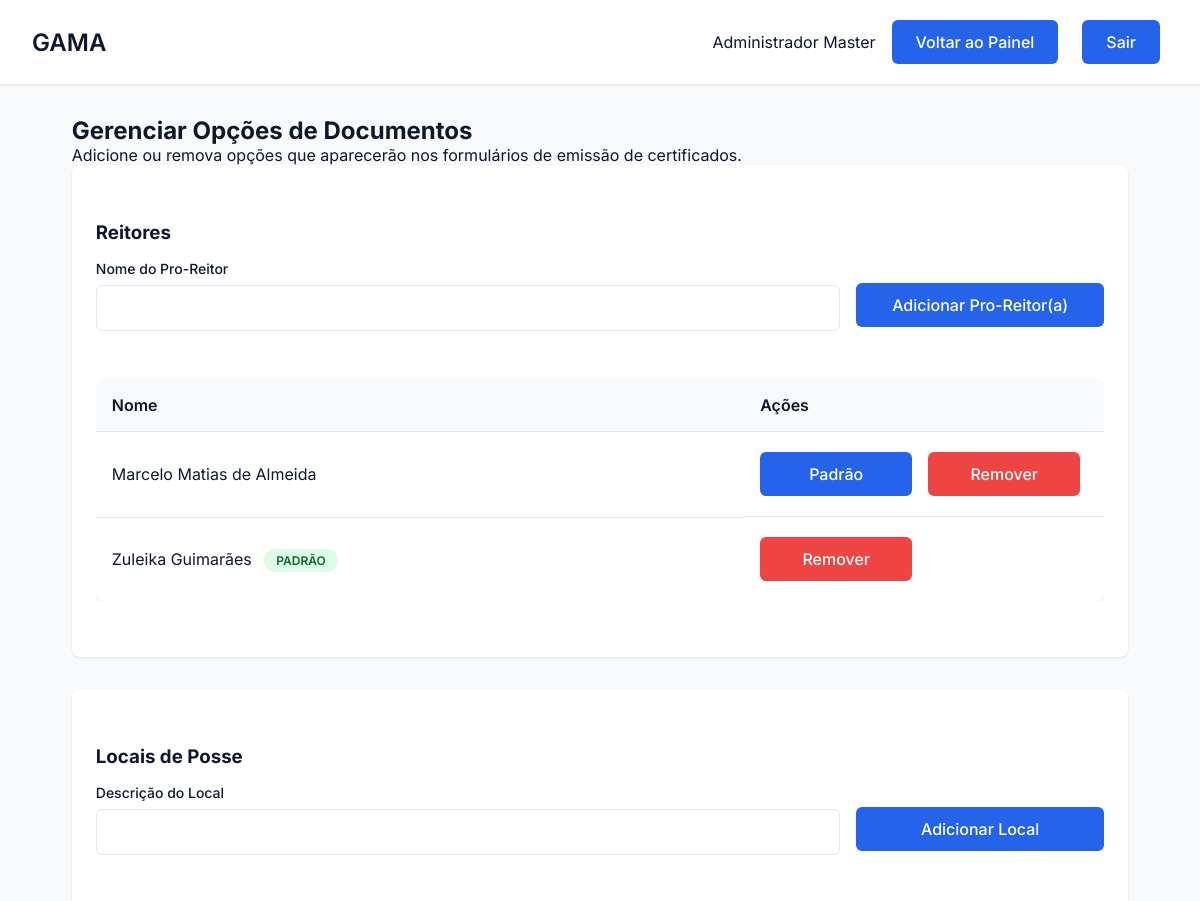
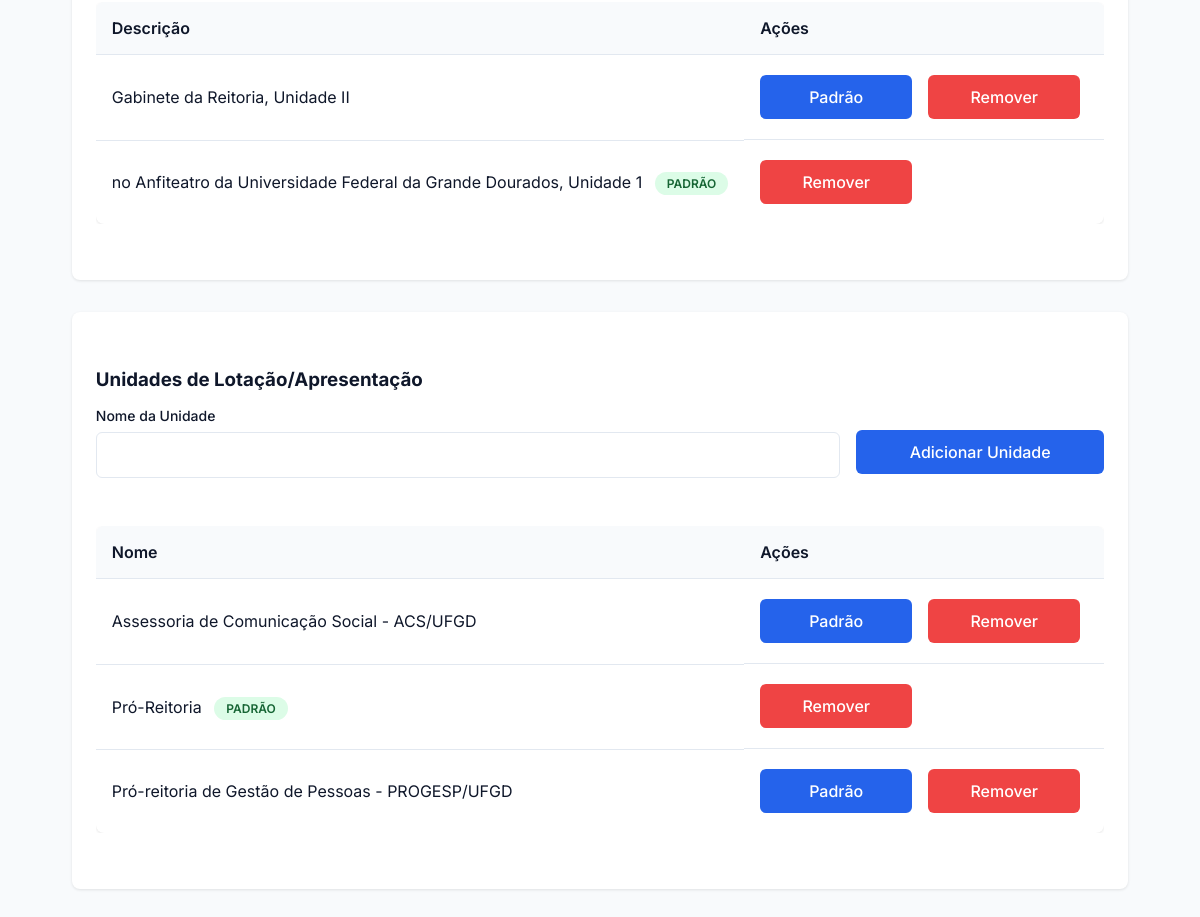
Screenshot of /config/gerenciar_opcoes (signed in) with the database file from the repository (2 pictures, top to bottom).
### tables this page shows
CREATE TABLE Opcao (
        id_opcao INTEGER PRIMARY KEY AUTOINCREMENT,
        tipo_opcao TEXT NOT NULL, -- Ex: 'reitor', 'local', 'unidade'
        valor_opcao TEXT NOT NULL UNIQUE, -- Ex: 'Marcelo Matias de Almeida'
        
        -- ======================================================
        -- ALTERAÇÃO AQUI: Coluna 'is_default' adicionada
        -- ======================================================
        is_default BOOLEAN NOT NULL DEFAULT 0
    );

### gama/routes/config_routes.py (the view, shortened to what this page needs)
@config_bp.route('/gerenciar_opcoes', methods=['GET', 'POST'])
def gerenciar_opcoes():
    if 'usuario_id' not in session or session.get('tipo') != 'administrador':
        flash('Acesso negado.', 'error')
        return redirect(url_for('auth.login'))
    try:
        opcoes_reitor = Opcao.get_por_tipo('reitor')
        opcoes_local = Opcao.get_por_tipo('local')
        opcoes_unidade = Opcao.get_por_tipo('unidade') # <-- ADICIONADO
    except Exception as e:
        flash(f'Erro ao carregar opções: {e}', 'error')
        opcoes_reitor = []
        opcoes_local = []
        opcoes_unidade = [] # <-- ADICIONADO
    return render_template(
        'config_opcoes.html',
        nome=session.get('nome'),
        opcoes_reitor=opcoes_reitor,
        opcoes_local=opcoes_local,
        opcoes_unidade=opcoes_unidade # <-- ADICIONADO
    )

### app.py (called while the page is built)
@app.before_request
def make_session_permanent():
    session.permanent = True

### gama/database/database.py (called while the page is built)
def conectar():
    diretorio_db = "gama/database"
    if not os.path.exists(diretorio_db):
        os.makedirs(diretorio_db)
    return sqlite3.connect(f"{diretorio_db}/editais.db")

### gama/models/configuracao.py (called while the page is built)
    @staticmethod
    def get_por_tipo(tipo_opcao):
        conn = conectar()
        conn.row_factory = sqlite3.Row # Retorna como dicionário
        cursor = conn.cursor()
        try:
            cursor.execute("SELECT * FROM Opcao WHERE tipo_opcao = ? ORDER BY valor_opcao", (tipo_opcao,))
            return [dict(row) for row in cursor.fetchall()]
        except sqlite3.Error as e:
            print(f"Erro ao buscar opções: {e}")
            return []
        finally:
            conn.close()

### gama/templates/config_opcoes.html (shortened to what this page needs)
<!DOCTYPE html>
<html lang="pt-BR">
<head>
    <link rel="stylesheet" href="{{ url_for('static', filename='css/estilo.css') }}">
    <link rel="stylesheet" href="{{ url_for('static', filename='css/usuarios.css') }}">
    <link rel="stylesheet" href="{{ url_for('static', filename='css/dashboard.css') }}">
    <link rel="stylesheet" href="https://cdnjs.cloudflare.com/ajax/libs/font-awesome/6.5.0/css/all.min.css">
</head>
<body>
    <div class="dashboard">
        <header class="dashboard-header">
            <nav class="dashboard-nav container">
                <h1 class="dashboard-title">GAMA</h1>
                <div class="dashboard-user">
                    <span>{{ session.get('nome') }}</span>
                    <a href="{{ url_for('admin.painel_admin') }}" class="btn btn-primary">Voltar ao Painel</a>
                    <a href="{{ url_for('auth.logout') }}" class="btn btn-primary">Sair</a>
                </div>
            </nav>
        </header>
        <main class="dashboard-content container">
            <h2>Gerenciar Opções de Documentos</h2>
            <p class="config-subtitle">Adicione ou remova opções que aparecerão nos formulários de emissão de certificados.</p>
            <div class="form-container">
                <h3 class="titulo">Reitores</h3>
                <form action="{{ url_for('config.gerenciar_opcoes') }}" method="POST">
                    <div class="form-row">
                        <div class="form-group" style="flex-grow: 3;">
                            <label for="valor_reitor" class="form-label">Nome do Pro-Reitor</label>
                            <input type="text" id="valor_reitor" name="valor_opcao" class="form-input" required>
                        </div>
                        <div class="form-group" style="flex-grow: 1; align-self: flex-end;">
                            <button type="submit" class="btn btn-primary" style="width: 100%;">Adicionar Pro-Reitor(a)</button>
                        </div>
                    </div>
                </form>
                <div class="tabela-container" style="margin-top: 1.5rem;">
                    <table class="table">
                        <thead>
                            <tr>
                                <th>Nome</th>
                                <th style="width: 30%;">Ações</th>
                            </tr>
                        </thead>
                        <tbody>
                            {% for reitor in opcoes_reitor %}
                            <tr>
                                <td>
                                    {{ reitor.valor_opcao }}
                                    {% if reitor.is_default %}
                                        <span class="badge badge-success">Padrão</span>
                                    {% endif %}
                                </td>
                                <td class="acoes">
                                    {% if not reitor.is_default %}
                                        <form action="{{ url_for('config.set_default', id_opcao=reitor.id_opcao) }}" method="POST" style="display:inline;">
                                            <button type="submit" class="btn btn-secundario btn-action">
                                                Padrão
                                            </button>
                                        </form>
                                    {% endif %}
                                    <form action="{{ url_for('config.remover_opcao', id_opcao=reitor.id_opcao) }}" method="POST" onsubmit="return confirm('Tem certeza?');" style="display:inline;">
                                        <button type="submit" class="btn btn-perigo btn-action">Remover</button>
                                    </form>
                                </td>
                            </tr>
                            {% else %}
                            <tr>
                                <td colspan="2">Nenhum pro-reitor cadastrado.</td>
                            </tr>
                            {% endfor %}
                        </tbody>
                    </table>
                </div>
            </div>
            <div class="form-container">
                <h3 class="titulo">Locais de Posse</h3>
                <form action="{{ url_for('config.gerenciar_opcoes') }}" method="POST">
                    <div class="form-row">
                        <div class="form-group" style="flex-grow: 3;">
                            <label for="valor_local" class="form-label">Descrição do Local</label>
                            <input type="text" id="valor_local" name="valor_opcao" class="form-input" required>
                        </div>
                        <div class="form-group" style="flex-grow: 1; align-self: flex-end;">
                            <button type="submit" class="btn btn-primary" style="width: 100%;">Adicionar Local</button>
                        </div>
                    </div>
                </form>
                <div class="tabela-container" style="margin-top: 1.5rem;">
                    <table class="table">
                        <thead>
                            <tr>
                                <th>Descrição</th>
                                <th style="width: 30%;">Ações</th>
                            </tr>
                        </thead>
                        <tbody>
                            {% for local in opcoes_local %}
                            <tr>
                                <td>
                                    {{ local.valor_opcao }}
                                    {% if local.is_default %}
                                        <span class="badge badge-success">Padrão</span>
                                    {% endif %}
                                </td>
                                <td class="acoes">
                                    {% if not local.is_default %}
                                        <form action="{{ url_for('config.set_default', id_opcao=local.id_opcao) }}" method="POST" style="display:inline;">
                                            <button type="submit" class="btn btn-secundario btn-action">
                                                Padrão
                                            </button>
                                        </form>
                                    {% endif %}
                                    <form action="{{ url_for('config.remover_opcao', id_opcao=local.id_opcao) }}" method="POST" onsubmit="return confirm('Tem certeza?');" style="display:inline;">
                                        <button type="submit" class="btn btn-perigo btn-action">Remover</button>
                                    </form>
                                </td>
                            </tr>
                            {% else %}
                            <tr>
                                <td colspan="2">Nenhum local cadastrado.</td>
                            </tr>
                            {% endfor %}
                        </tbody>
                    </table>
                </div>
            </div>
            <div class="form-container">
                <h3 class="titulo">Unidades de Lotação/Apresentação</h3>
                <form action="{{ url_for('config.gerenciar_opcoes') }}" method="POST">
                    <div class="form-row">
                        <div class="form-group" style="flex-grow: 3;">
                            <label for="valor_unidade" class="form-label">Nome da Unidade</label>
                            <input type="text" id="valor_unidade" name="valor_opcao" class="form-input" required>
                        </div>
                        <div class="form-group" style="flex-grow: 1; align-self: flex-end;">
                            <button type="submit" class="btn btn-primary" style="width: 100%;">Adicionar Unidade</button>
                        </div>
                    </div>
                </form>
                <div class="tabela-container" style="margin-top: 1.5rem;">
                    <table class="table">
                        <thead>
                            <tr>
                                <th>Nome</th>
                                <th style="width: 30%;">Ações</th>
                            </tr>
                        </thead>
                        <tbody>
                            {% for unidade in opcoes_unidade %}
                            <tr>
                                <td>
                                    {{ unidade.valor_opcao }}
                                    {% if unidade.is_default %}
                                        <span class="badge badge-success">Padrão</span>
                                    {% endif %}
                                </td>
                                <td class="acoes">
                                    {% if not unidade.is_default %}
                                        <form action="{{ url_for('config.set_default', id_opcao=unidade.id_opcao) }}" method="POST" style="display:inline;">
                                            <button type="submit" class="btn btn-secundario btn-action">
                                                Padrão
                                            </button>
                                        </form>
                                    {% endif %}
                                    <form action="{{ url_for('config.remover_opcao', id_opcao=unidade.id_opcao) }}" method="POST" onsubmit="return confirm('Tem certeza?');" style="display:inline;">
                                        <button type="submit" class="btn btn-perigo btn-action">Remover</button>
                                    </form>
                                </td>
                            </tr>
                            {% else %}
                            <tr>
                                <td colspan="2">Nenhuma unidade cadastrada.</td>
                            </tr>
                            {% endfor %}
                        </tbody>
                    </table>
                </div>
            </div>
        </main>
    </div>
</body>
</html>

### gama/static/css/estilo.css (style rules this page uses)
* { margin: 0; padding: 0; box-sizing: border-box; font-family: 'Inter', sans-serif; }
:root { --primary: #2563eb; --primary-dark: #4338ca; --secondary: #64748b; --danger: #ef4444; --success: #22c55e; --background: #f8fafc; --surface: #ffffff; --text: #0f172a; --text-light: #64748b; --primary-light: #93c5fd; --secondary: #2563eb; --accent: #10b981; --card-bg: #ffffff; }
body { background-color: var(--background); color: var(--text); min-height: 100vh; }
.container { max-width: 1200px; margin: 0 auto; padding: 0 1rem; }
.form-group { margin-bottom: 1.5rem; }
.form-label { display: block; font-size: 0.875rem; font-weight: 500; margin-bottom: 0.5rem; color: var(--text); }
.form-input { width: 100%; padding: 0.75rem 1rem; border: 1px solid #e2e8f0; border-radius: 6px; font-size: 1rem; transition: all 0.2s; }
.btn { display: inline-flex; align-items: center; justify-content: center; padding: 0.75rem 1.5rem; margin-right: 0.5rem; margin-top: 0.25rem; margin-bottom: 0.25rem; background-color: var(--primary); color: white; font-size: 1rem; font-weight: 500; border-radius: 6px; cursor: pointer; transition: all 0.2s; border: none; text-decoration: none; }
.btn-primary { background-color: var(--primary); color: white; }
.dashboard-content { padding: 2rem; }

### gama/static/css/usuarios.css (style rules this page uses)
.titulo { margin-top: 2rem; margin-bottom: 1rem; }
.tabela-container { overflow-x: auto; margin-bottom: 2rem; }
.table { width: 100%; border-collapse: collapse; background-color: var(--surface); border-radius: 8px; overflow: hidden; box-shadow: 0 1px 3px 0 rgb(0 0 0 / 0.1); }
.table th, .table td { padding: 1rem; text-align: left; border-bottom: 1px solid #e2e8f0; }
.table th { background-color: #f8fafc; font-weight: 600; }
.table tr:last-child td { border-bottom: none; }
.acoes { display: flex; gap: 0.5rem; }
.btn-perigo { background-color: var(--danger); color: white; }
.form-container { background-color: var(--surface); padding: 1.5rem; border-radius: 8px; box-shadow: 0 1px 3px 0 rgb(0 0 0 / 0.1); margin-bottom: 2rem; }
.form-row { display: flex; gap: 1rem; margin-bottom: 1rem; }
.form-group { flex: 1; }

### gama/static/css/dashboard.css (style rules this page uses)
.dashboard { min-height: 100vh; display: grid; grid-template-rows: auto 1fr; }
.dashboard-header { background: var(--surface); padding: 1rem; box-shadow: 0 1px 3px 0 rgb(0 0 0 / 0.1); margin-bottom: 2rem; }
.dashboard-nav { display: flex; justify-content: space-between; align-items: center; }
.container { max-width: 1200px; margin: 0 auto; padding: 0 1rem; }
.dashboard-title { font-size: 1.5rem; font-weight: 600; }
.dashboard-user { display: flex; align-items: center; gap: 1rem; }

### gama/templates/config_opcoes.html (style rules this page uses)
.badge { font-size: 0.75rem; padding: 0.25rem 0.75rem; border-radius: 9999px; font-weight: 600; text-transform: uppercase; margin-left: 0.5rem; }
.badge-success { background: #dcfce7; color: #166534; }
.btn-action { min-width: 152px; text-align: center; }

### rows the page displays
Opcao: valor_opcao "Marcelo Matias de Almeida"
Opcao: valor_opcao "Zuleika Guimarães", is_default "PADRÃO"
Opcao: valor_opcao "Gabinete da Reitoria, Unidade II"
Opcao: valor_opcao "no Anfiteatro da Universidade Federal da Grande Dourados, Unidade 1", is_default "PADRÃO"
Opcao: valor_opcao "Assessoria de Comunicação Social - ACS/UFGD"
Opcao: valor_opcao "Pró-Reitoria", is_default "PADRÃO"
Opcao: valor_opcao "Pró-reitoria de Gestão de Pessoas - PROGESP/UFGD"

### other values shown
{{ session.get('nome') }} "Administrador Master"
